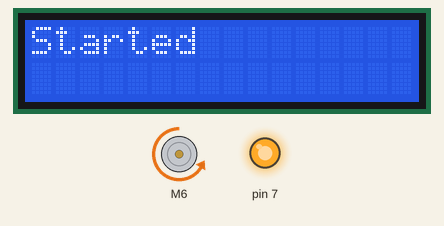
This program was run on a simulated Arduino Uno, built with avr-gcc and run on an emulated ATmega328P. Parts: DC motor (green arrow = forward, orange = backward, longer = faster), 16×2 character LCD, output pins drawn as LEDs (lit = HIGH). What the program prints to the serial monitor is not drawn.

Above: at 0.1 s.
At 3.1 s:
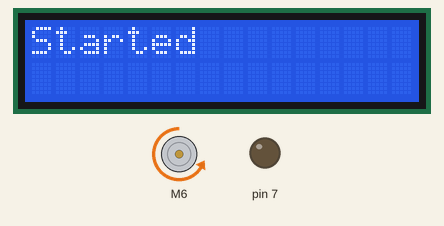
Timing chart, 0 to 130.0 s (numbered marks = the images above):
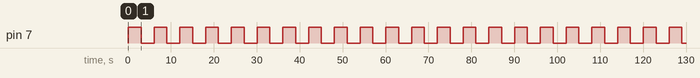

The program:

main.cpp
```cpp
#include <Arduino.h>
#include "L298N.h"
#include "LAMP.h"
#include "LiquidCrystal.h"
#include "mystdio.h"

L298N motor(A1, 6, 5);
LAMP lamp(7);
LiquidCrystal lcd(10);
Mystdio mystdio;


void setup() {
  mystdio.open(StreamIO::SERIALIO);

  motor.setSpeed(200);
  motor.backward();

  lcd.begin(16, 2);
  printf("Started");
  lcd.print("Started");
}


void loop() {
  lamp.setOn();
  delay(3000);
  lamp.setOff();
  delay(3000);
}
```

Measured:
- by itself, pin 7: alternates HIGH for 3.0 s and LOW for 3.0 s
